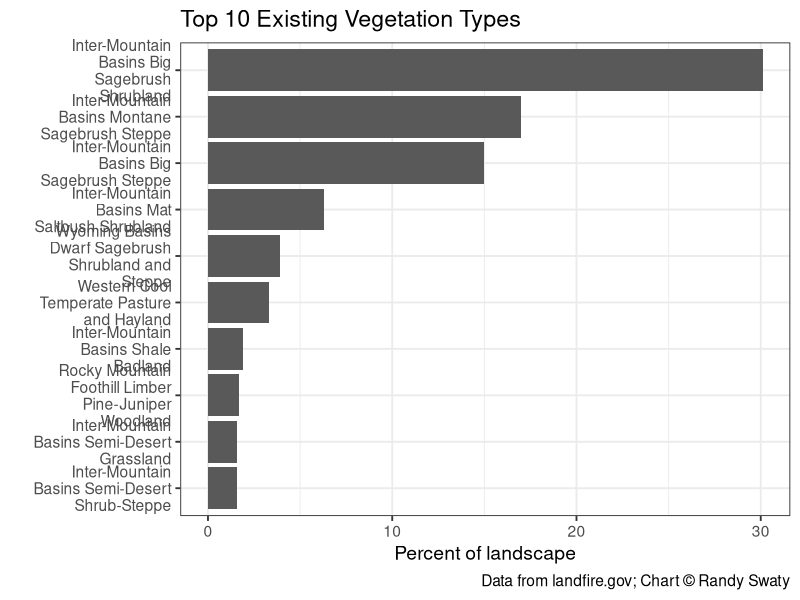
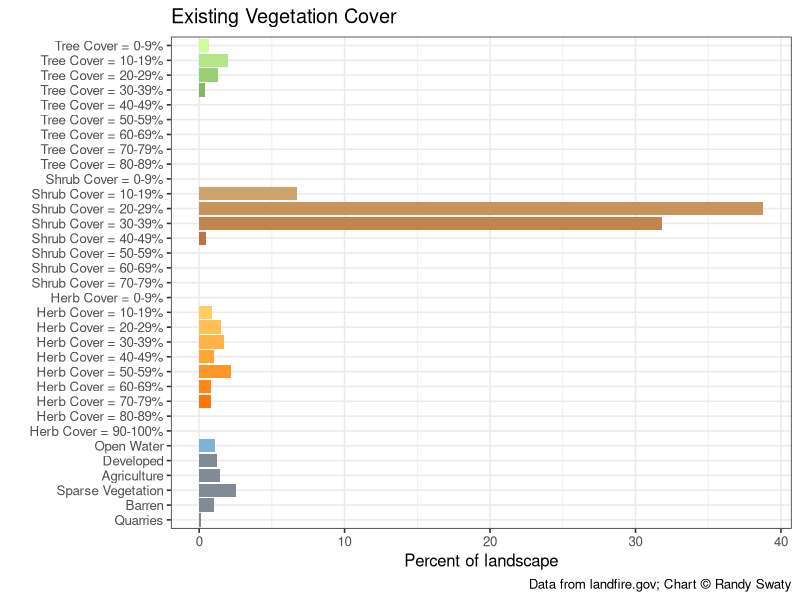
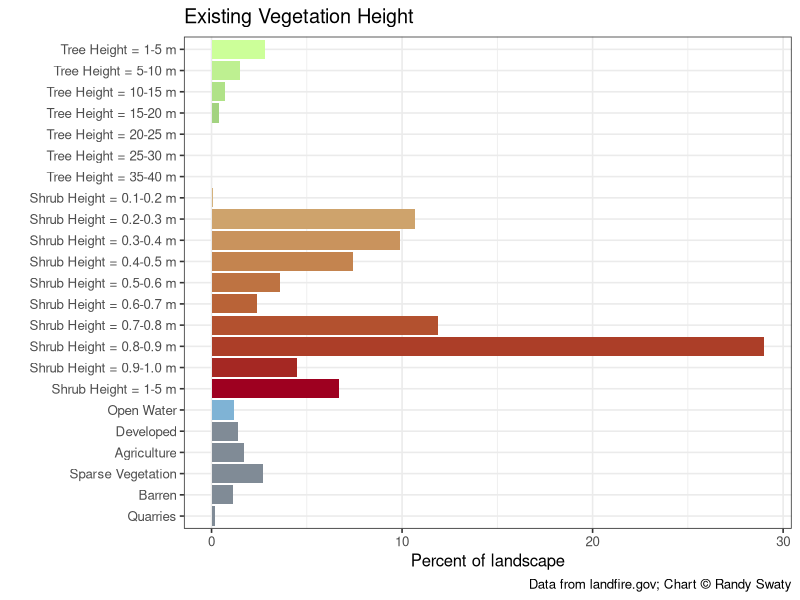

The R source for these figures, in order:
## ---- chunk 1
library(tidyverse)
library("png")  
library("patchwork") 

## ---- chunk 2
evtname <- read.csv(file = "data/evt_aoi_attributes.csv") %>%
  group_by(EVT_NAME) %>%
  summarize(ACRES = sum(ACRES),
            REL_PERCENT = sum(REL_PERCENT)) %>%
  arrange(desc(REL_PERCENT)) %>%
  top_n(n = 10, wt = REL_PERCENT)

# plot
evtChart <-
  ggplot(data = evtname, aes(x = EVT_NAME, y = REL_PERCENT)) +
  geom_bar(stat = "identity") +
  labs(
    title = "Top 10 Existing Vegetation Types",
    caption = "Data from landfire.gov; Chart © Randy Swaty",
    x = "",
    y = "Percent of landscape") +
  scale_x_discrete(limits = rev(evtname$EVT_NAME),
                   labels = function(x) str_wrap(x, width = 18)) +
  coord_flip() +
  theme_bw(base_size = 14)



evtChart
## ---- chunk 3
evcname <- read.csv("data/evc_aoi_attributes.csv")

# create "type" column based on conditions
evcname <- evcname %>% mutate(type = if_else(VALUE %in% 11, "Open Water",
                                             if_else(VALUE %in% 12, "Snow / Ice",
                                                     if_else(VALUE %in% c(13:25), "Developed",
                                                             if_else(VALUE %in% 31, "Barren",
                                                                     if_else(VALUE %in% c(60:70), "Agriculture",
                                                                             if_else(VALUE %in% 32, "Quarries",
                                                                                     if_else(VALUE %in% 100, "Sparse Vegetation",
                                                                                             if_else(VALUE %in% c(101:199), "Tree",
                                                                                                     if_else(VALUE %in% c(201:299), "Shrub",
                                                                                                             if_else(VALUE %in% c(301:399), "Herb",
                                                                                                                     "Other")))))))))))

# create reverse substr() function
revSubstr <- function(x, start, stop) {
  x <- strsplit(x, "")
  sapply(x, 
         function(x) paste(rev(rev(x)[start:stop]), collapse = ""), 
         USE.NAMES = FALSE)  }

# create cover column based on 2nd and 3rd to last values of classname
# if "Other" type, make 0
evcname <- evcname %>% mutate(cover = as.numeric(if_else(VALUE > 100,
                                                         revSubstr(evcname$CLASSNAMES, start = 2, stop = 3),
                                                         "0")))

# create bin breaks for grouping
breaks <- seq(0, 100, 10)
# create intervals for grouping and summarize
# also create factor order for "type"
evcgroup <- evcname %>%
  mutate(interval = cut(cover,
                        breaks, 
                        include.lowest = TRUE, 
                        right = T,
                        labels = c("0-9", "10-19", "20-29", "30-39", "40-49", "50-59", "60-69", "70-79", 
                                   "80-89", "90-100")),
         type = factor(type, levels = c("Tree", "Shrub", "Herb", "Open Water", "Snow / Ice", "Developed", "Agriculture", "Sparse Vegetation", "Barren", "Quarries", "Other"))) %>%
  group_by(type, interval) %>%
  summarize(Freq = sum(Freq),
            ACRES = sum(ACRES),
            REL_PERCENT = sum(REL_PERCENT))

# add label and legend names based on condition
evcgroup <- evcgroup %>% mutate(label = if_else(type %in% c("Tree", "Shrub", "Herb"),
                                                paste0(type, " Cover = ", interval, "%"), as.character(type)),
                                legend = if_else(type %in% c("Tree", "Shrub", "Herb", "Open Water"),
                                                 type, as.factor("Other")))

# turn current label order to factors
evclabel.list <- evcgroup$label
evcgroup <- evcgroup %>% mutate(label = fct_rev(factor(label, evclabel.list)))



# create factor level colors for legend (original from Myles)
## cols <- c("Tree" = "#196F3D", "Shrub" = "#229954", "Herb" = "#52BE80", "Open Water" = "#7FB3D5",
##          "Other" = "#808B96")

# join in custom cols column to color bars by specific label

evc_group_cols <- read.csv("data/evc_group_cols.csv")

evcgroup <- left_join(evcgroup, evc_group_cols, by = "label")

evcgroup$label <- factor(evcgroup$label, levels = rev(evcgroup$label))

# plot
evcChart <-
  ggplot(data = evcgroup, aes(x = label, y = REL_PERCENT, fill = colors)) +
  geom_bar(stat = "identity") +
  labs(
    title = "Existing Vegetation Cover",
    caption = "Data from landfire.gov; Chart © Randy Swaty",
    x = "",
    y = "Percent of landscape") +
  scale_fill_identity() +
  coord_flip() +
  theme_bw(base_size = 12)+
  theme(legend.position = "none") 


evcChart


## ---- chunk 4

# load evh attribute table
evhname <- read.csv(file = "data/evh_aoi_attributes.csv")


# create "type" column based on conditions
evhname <- evhname %>% mutate(type = if_else(VALUE %in% 11, "Open Water",
                                             if_else(VALUE %in% 12, "Snow / Ice",
                                                     if_else(VALUE %in% c(13:25), "Developed",
                                                             if_else(VALUE %in% 31, "Barren",
                                                                     if_else(VALUE %in% c(60:70), "Agriculture",
                                                                             if_else(VALUE %in% 32, "Quarries",
                                                                                     if_else(VALUE %in% 100, "Sparse Vegetation",
                                                                                             if_else(VALUE %in% c(101:199), "Tree",
                                                                                                     if_else(VALUE %in% c(201:299), "Shrub",
                                                                                                             if_else(VALUE %in% c(301:399), "Herb",
                                                                                                                     "Other"))))))))))) %>%
  mutate(height_m = if_else(type %in% "Tree", (VALUE -100),
                            if_else(type %in% "Shrub", ((VALUE - 200) / 10),
                                    if_else(type %in% "Herb", ((VALUE - 300) / 10), 0))) %>%
           as.character() %>% as.numeric())

# create bin breaks for grouping
breaks <- c(0, 0.1, 0.2, 0.3, 0.4, 0.5, 0.6, 0.7, 0.8, 0.9, 1, 5, 10, 15, 20, 25, 30, 35, 40, 45, 50, 55, 60, 65, 70, 75, 80, 85, 90, 95, 100)

# create intervals for grouping and summarize
# also create factor order for "type"
evhgroup <- evhname %>%
  mutate(interval = cut(height_m,
                        breaks, 
                        include.lowest = TRUE, 
                        right = F,
                        labels = c("0", "0.1-0.2", "0.2-0.3", "0.3-0.4" ,"0.4-0.5", "0.5-0.6", "0.6-0.7", "0.7-0.8", "0.8-0.9", "0.9-1.0", "1-5", "5-10", "10-15", "15-20", "20-25", "25-30", "30-35", "35-40", "40-45", "45-50", "50-55", "55-60", "60-65", "65-70", "70-75", "75-80", "80-85", "85-90", "90-95", "95-100")),
         type = factor(type, levels = c("Tree", "Shrub", "Herb", "Open Water", "Snow / Ice", "Developed", "Agriculture", "Sparse Vegetation", "Barren", "Quarries", "Other"))) %>%
  group_by(type, interval) %>%
  summarise(VALUE = sum(VALUE),
            ACRES = sum(ACRES),
            REL_PERCENT = sum(REL_PERCENT))



# add label and legend names based on condition
evhgroup <- evhgroup %>% mutate(label = if_else(type %in% c("Tree", "Shrub", "Herb"),
                                                paste0(type, " Height = ", interval, " m"), as.character(type)),
                                legend = if_else(type %in% c("Tree", "Shrub", "Herb", "Open Water"),
                                                 type, as.factor("Other")))
# turn current label order to factors
evhlabel.list <- evhgroup$label
evhgroup <- evhgroup %>% mutate(label = fct_rev(factor(label, evhlabel.list)))

# create factor level colors for legend
##cols <- c("Tree" = "#196F3D", "Shrub" = "#229954", "Herb" = "#52BE80", "Open Water" = "#7FB3D5","Other" = "#808B96")

# join in custom cols column to color bars by specific label

evh_group_cols <- read.csv("data/evh_group_cols.csv")

evhgroup <- left_join(evhgroup, evh_group_cols, by = "label")

evhgroup$label <- factor(evhgroup$label, levels = rev(evhgroup$label))


# plot
evhChart <-
ggplot(data = evhgroup, aes(x = label, y = REL_PERCENT, fill = colors)) +
  geom_bar(stat = "identity") +
  labs(
    title = "Existing Vegetation Height",
    caption = "Data from landfire.gov; Chart © Randy Swaty",
    x = "",
    y = "Percent of landscape") +
  scale_fill_identity() +
  coord_flip() +
  theme_bw(base_size = 12)+
  theme(legend.position = "none")

evhChart



# plot with original color scheme
# evhChart <-
# ggplot(data = evhgroup, aes(x = label, y = REL_PERCENT, fill = legend)) +
#   geom_bar(stat = "identity") +
#   labs(
#     title = "Existing Vegetation Height",
#     subtitle = "landscape_name",
#     caption = "\nData from landfire.gov.",
#     x = "",
#     y = "Percent of landscape") +
#   scale_fill_manual(values = cols, name = "") +
#   coord_flip() +
#   theme_bw()
# 
# evhChart
